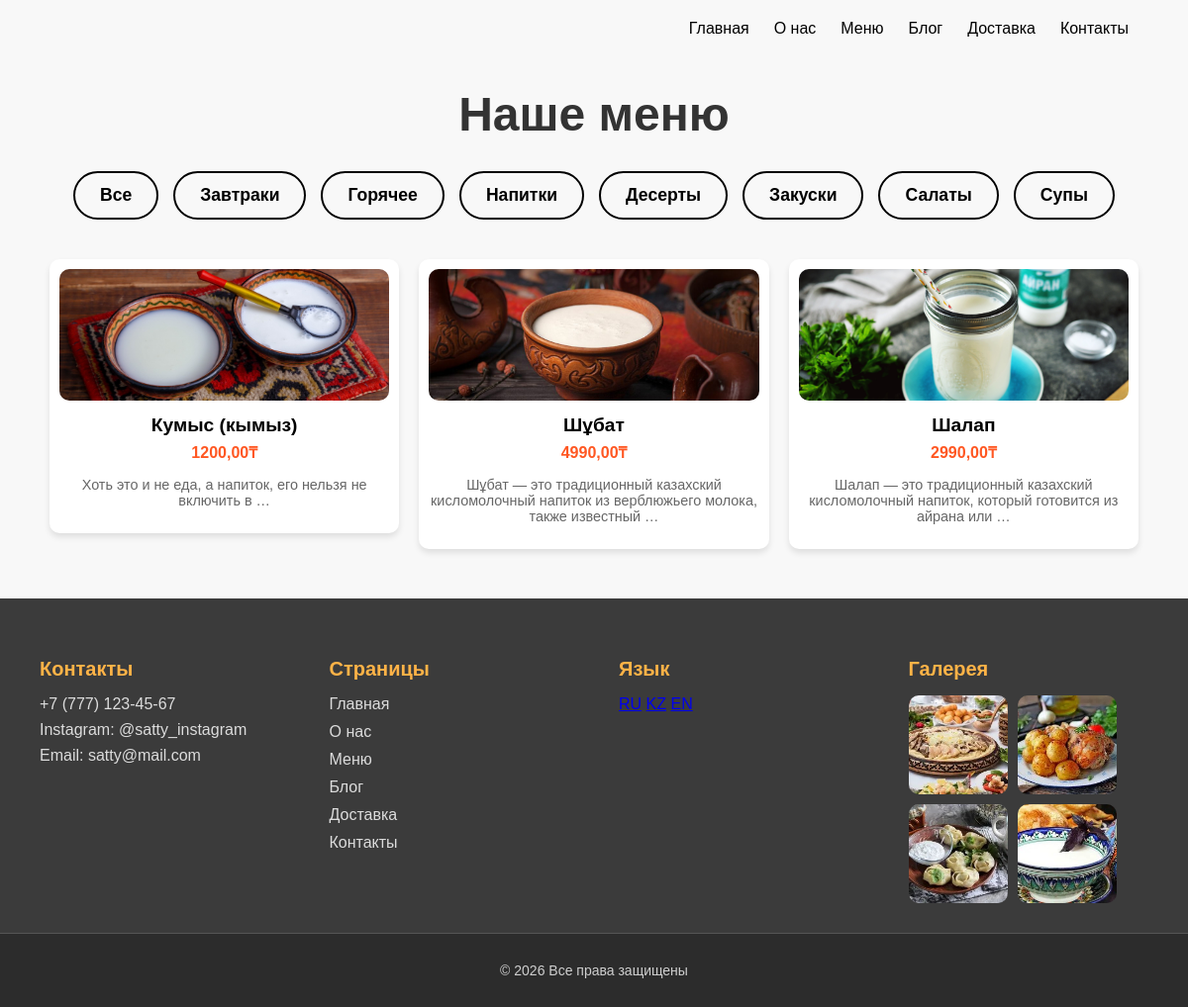
/ru/category/napitki/, run on the app's committed database.
### kazakhfood/models.py (models this page shows, shortened)
class Category(models.Model):
    name = models.CharField(max_length=100, verbose_name='Название категории')
    slug = models.SlugField(max_length=100, unique=True, verbose_name='URL категории')
    class Meta:
        verbose_name = 'Категория'
        verbose_name_plural = 'Категории'

class Dish(models.Model):
    title = models.CharField(max_length=255, verbose_name='Название блюда')
    description = models.TextField(verbose_name='Описание блюда')
    price = models.DecimalField(max_digits=7, decimal_places=2, verbose_name='Цена')
    image = models.ImageField(upload_to='dishes/', blank=True, null=True, verbose_name='Фото блюда')
    is_available = models.BooleanField(default=True, verbose_name='В наличии')
    category = models.ForeignKey(Category, on_delete=models.PROTECT, related_name='dishes', verbose_name='Категория')
    class Meta:
        verbose_name = 'Блюдо'
        verbose_name_plural = 'Блюда'

### kazakhfood/views.py (the view)
# urls.py: path('category/<slug:category_slug>/', views.menu, name='menu_by_category'),
def menu(request, category_slug=None):
    categories = Category.objects.all()
    dishes = Dish.objects.filter(is_available=True)
    if category_slug:
        category = get_object_or_404(Category, slug=category_slug)
        dishes = dishes.filter(category=category)
    return render(request, 'kazakhfood/menu.html', {
        'categories': categories,
        'dishes': dishes
    })

### kazakhfood/templates/kazakhfood/menu.html (shortened to what this page needs)
{% extends 'kazakhfood/base.html' %}
{% load static %}
{% block extra_css %}
<link rel="stylesheet" href="{% static 'kazakhfood/css/menu.css' %}">
{% endblock %}
{% block content %}
<header class="nav-wrapper">
    <div class="nav-links">
        <a href="{% url 'index' %}">Главная</a>
        <a href="{% url 'about' %}">О нас</a>
        <a href="{% url 'menu' %}">Меню</a>
        <a href="{% url 'blog' %}">Блог</a>
        <a href="{% url 'delivery' %}">Доставка</a>
        <a href="{% url 'contacts' %}">Контакты</a>
    </div>
</header>
<h1 class="title">Наше меню</h1>
<nav class="categories">
    <a href="{% url 'menu' %}" class="category-btn">Все</a>
    {% for category in categories %}
        <a href="{% url 'menu_by_category' category.slug %}" class="category-btn">
            {{ category.name }}
        </a>
    {% endfor %}
</nav>
<main>
    <div class="menu-grid">
        {% for dish in dishes %}
        <a href="{% url 'dish_detail' dish.id %}" class="card-link">
            <div class="card">
                {% if dish.image %}
                    <img src="{{ dish.image.url }}" alt="{{ dish.title }}" class="card-img">
                {% endif %}
                <h3 class="dish-title">{{ dish.title }}</h3>
                <p class="price">{{ dish.price }}₸</p>
                <p class="desc">{{ dish.description|truncatewords:12 }}</p>
            </div>
        </a>
        {% empty %}
        <p>Блюд нет в этой категории.</p>
        {% endfor %}
    </div>
</main>
{% endblock %}

### kazakhfood/static/kazakhfood/css/menu.css (style rules this page uses)
body { font-family: Arial, sans-serif; margin: 0; padding: 0; background: #f8f8f8; }
.title { text-align: center; font-size: 3em; margin: 30px 0; color: #333; }
.categories { display: flex; justify-content: center; flex-wrap: wrap; gap: 15px; margin-bottom: 40px; }
.category-btn { text-decoration: none; padding: 12px 25px; border-radius: 30px; background-color: transparent; border: 2px solid #000; color: #000; font-weight: bold; font-size: 1.1em; transition: 0.3s; }
.menu-grid { display: grid; grid-template-columns: repeat(4, 1fr); gap: 20px; padding: 0 50px 50px 50px; }
.card-link { text-decoration: none; color: inherit; }
.card { background: #fff; border-radius: 10px; box-shadow: 0 4px 6px rgba(0,0,0,0.1); transition: transform 0.2s, box-shadow 0.2s; overflow: hidden; text-align: center; padding: 10px; }
.card-img { width: 100%; height: 133px; object-fit: cover; border-radius: 10px; }
.dish-title { margin: 10px 0 5px 0; font-size: 1.2em; }
.price { color: #ff5722; font-weight: bold; margin: 5px 0; }
.desc { font-size: 0.9em; color: #666; }
.nav-wrapper { width: 90%; margin: 20px auto; display: flex; justify-content: flex-end; align-items: center; gap: 30px; }
.nav-links { display: flex; gap: 25px; }
.nav-links a { text-decoration: none; color: #000; font-weight: 500; }
@media (max-width: 1200px) { .menu-grid { grid-template-columns: repeat(3, 1fr); } }

### data on the page
Category: name "Завтраки"
Category: name "Горячее"
Category: name "Напитки"
Category: name "Десерты"
Category: name "Закуски"
Category: name "Салаты"
Category: name "Супы"
Dish: image (picture), title "Кумыс (кымыз)", price "1200,00", description "Хоть это и не еда, а напиток, его нельзя не включить в …"
Dish: image (picture), title "Шұбат", price "4990,00", description "Шұбат — это традиционный казахский кисломолочный напиток из верблюжьего молока, также известный …"
Dish: image (picture), title "Шалап", price "2990,00", description "Шалап — это традиционный казахский кисломолочный напиток, который готовится из айрана или …"
